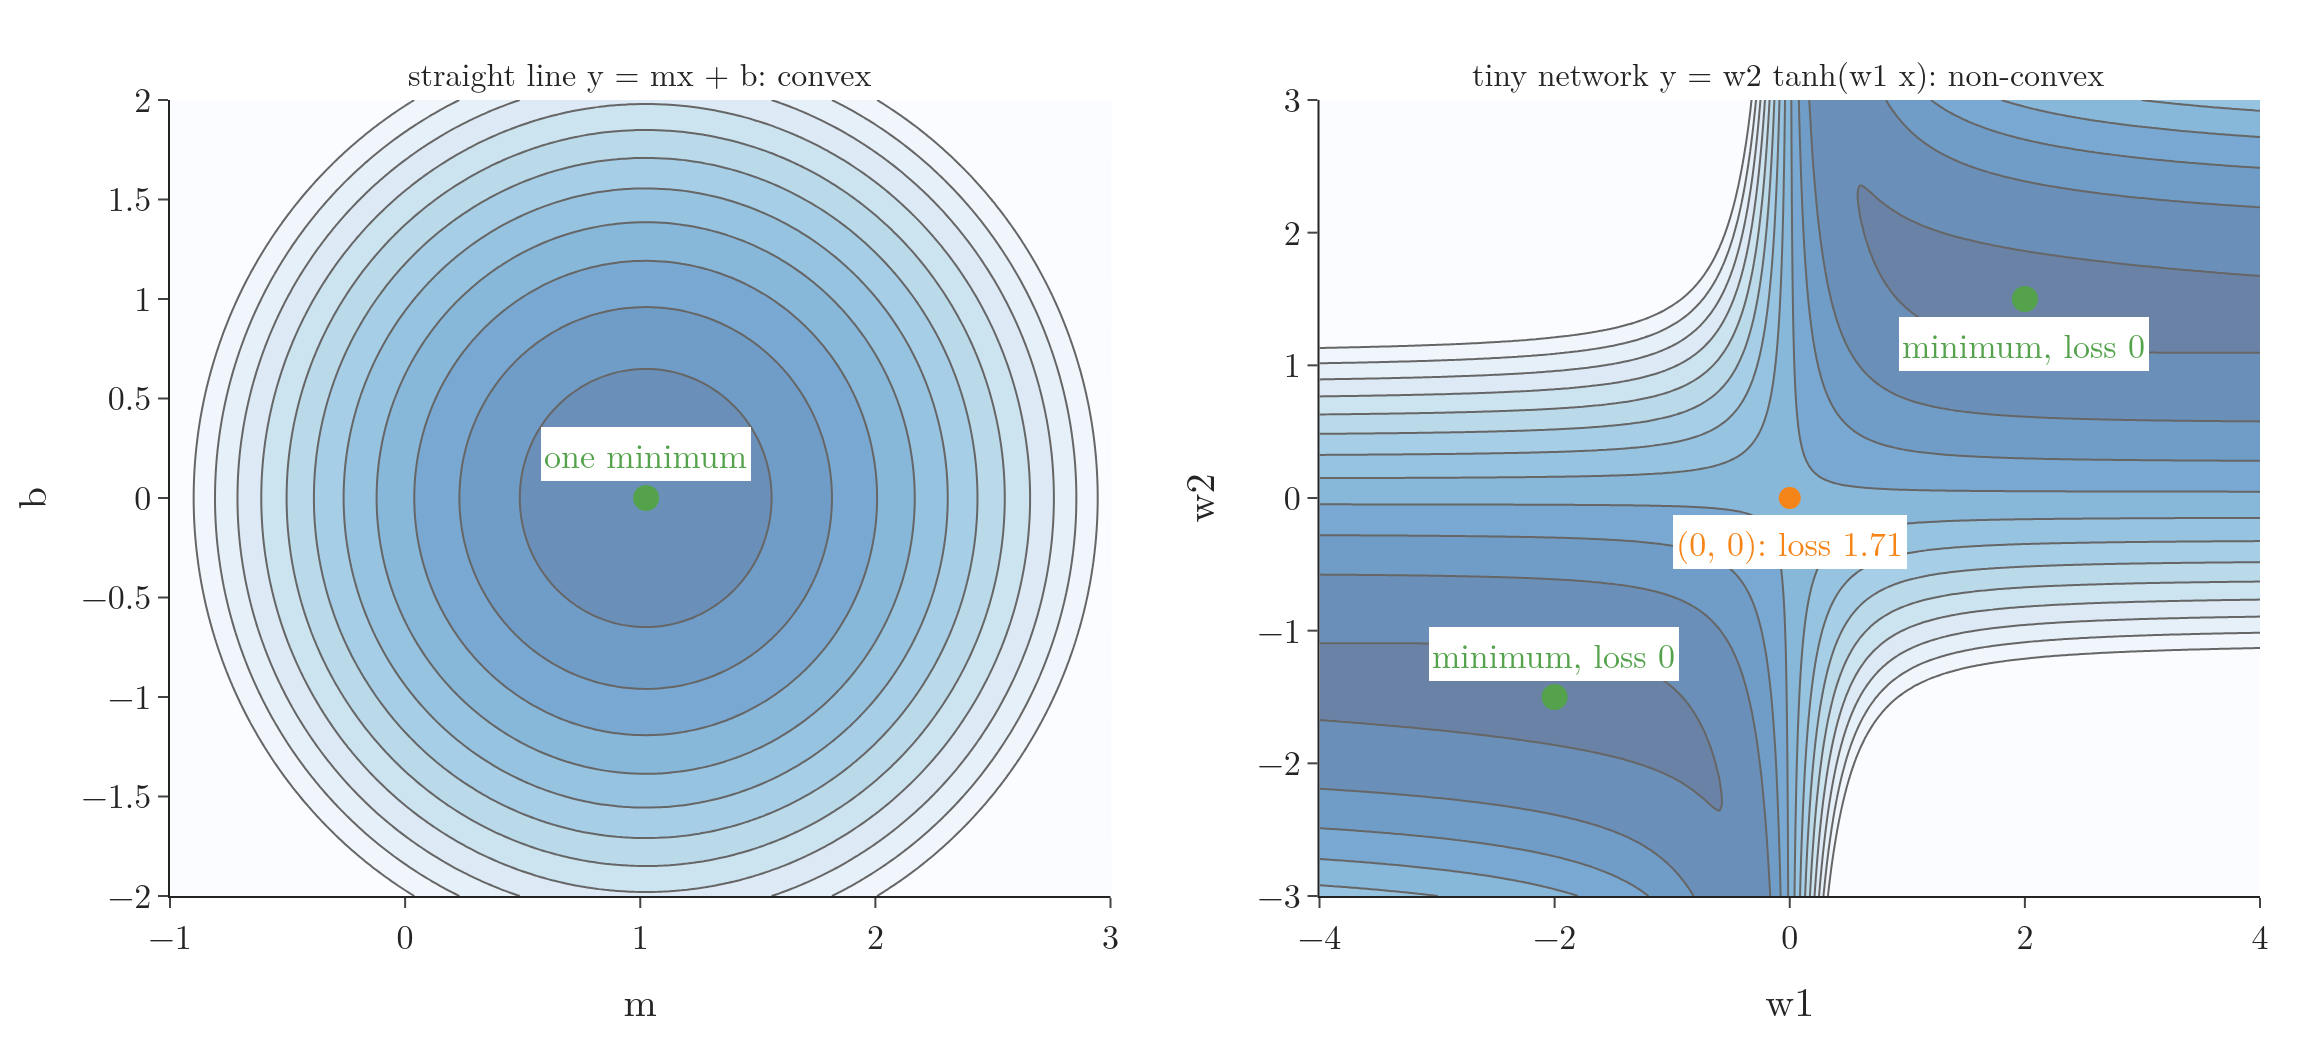

Generate this figure with Python:
"""One dataset, two models, two loss maps (Plotly contour maps).
Data: 21 points x = -2, -1.8, ..., 2 with y = 1.5 tanh(2x).
Left: straight line y = m x + b, MSE over (m, b): a single convex bowl, one minimum.
Right: tiny neural network y = w2 tanh(w1 x), MSE over (w1, w2): two global minima, (2, 1.5) and (-2, -1.5),
both with loss 0, and a ridge between them (loss 1.71 at (0, 0))."""
from pathlib import Path
import numpy as np
import plotly.graph_objects as go
from plotly.subplots import make_subplots

here = Path(__file__).parent
GREEN, ORANGE = "#54A24B", "#F58518"
xs = np.linspace(-2, 2, 21)
ys = 1.5 * np.tanh(2 * xs)

mg, bg = np.linspace(-1.0, 3.0, 161), np.linspace(-2.0, 2.0, 161)
M, B = np.meshgrid(mg, bg)
lr = ((ys - M[..., None] * xs - B[..., None]) ** 2).mean(-1)
g1, g2 = np.linspace(-4, 4, 201), np.linspace(-3, 3, 201)
W1, W2 = np.meshgrid(g1, g2)
nn = ((ys - W2[..., None] * np.tanh(W1[..., None] * xs)) ** 2).mean(-1)
assert nn.min() < 0.01 and abs((ys ** 2).mean() - 1.7145) < 1e-3
k = np.unravel_index(lr.argmin(), lr.shape)
m_best, b_best = M[k], B[k]

fig = make_subplots(rows=1, cols=2, horizontal_spacing=0.1,
                    subplot_titles=("straight line y = mx + b: convex", "tiny network y = w2 tanh(w1 x): non-convex"))
fig.add_trace(go.Contour(x=mg, y=bg, z=lr, colorscale="Blues", reversescale=True, showscale=False, opacity=0.6,
                         contours=dict(start=0.1, end=6, size=0.5), line=dict(width=1)), 1, 1)
fig.add_trace(go.Contour(x=g1, y=g2, z=np.minimum(nn, 6), colorscale="Blues", reversescale=True, showscale=False, opacity=0.6,
                         contours=dict(start=0.1, end=6, size=0.5), line=dict(width=1)), 1, 2)
fig.add_trace(go.Scatter(x=[m_best], y=[b_best], mode="markers", marker=dict(size=13, color=GREEN)), 1, 1)
fig.add_trace(go.Scatter(x=[2, -2], y=[1.5, -1.5], mode="markers", marker=dict(size=13, color=GREEN)), 1, 2)
fig.add_trace(go.Scatter(x=[0], y=[0], mode="markers", marker=dict(size=11, color=ORANGE)), 1, 2)
for x, y, t, c, ref, ys in ((m_best, b_best, "one minimum", GREEN, 1, 22), (2, 1.5, "minimum, loss 0", GREEN, 2, -22),
                          (-2, -1.5, "minimum, loss 0", GREEN, 2, 22), (0, 0, "(0, 0): loss 1.71", ORANGE, 2, -22)):
    fig.add_annotation(x=x, y=y, text=t, showarrow=False, yshift=ys, font=dict(color=c, size=17), bgcolor="white",
                       xref="x" if ref == 1 else "x2", yref="y" if ref == 1 else "y2")
fig.update_xaxes(title_text="m", row=1, col=1)
fig.update_yaxes(title_text="b", row=1, col=1)
fig.update_xaxes(title_text="w1", row=1, col=2)
fig.update_yaxes(title_text="w2", row=1, col=2)
fig.update_layout(template="simple_white", width=1150, height=520, showlegend=False,
                  font=dict(family="Latin Modern Roman", size=17), margin=dict(l=60, r=20, t=50, b=55))
fig.write_image(here / "loss_surfaces.png", scale=2)
fig.write_image(here / "loss_surfaces.pdf")
print(round(m_best, 3), round(b_best, 3), round(lr.min(), 3))
